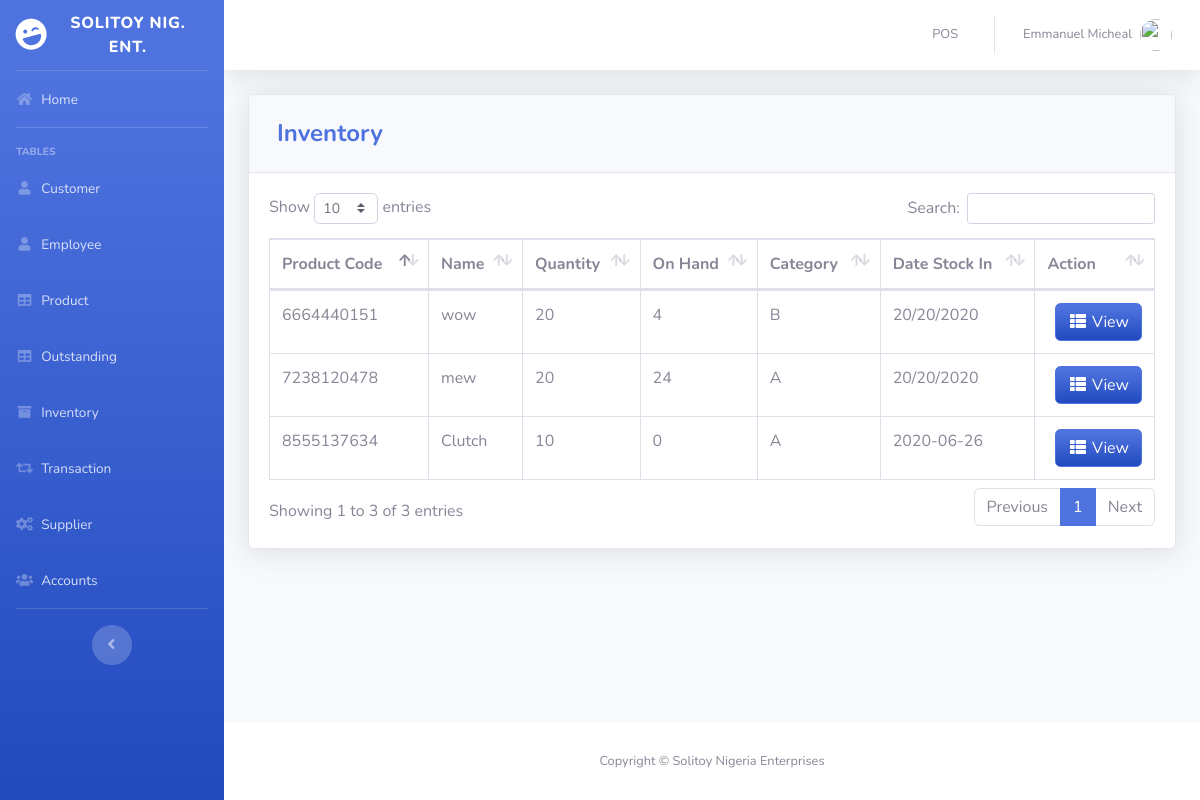
Page /pages/inventory.php (signed in) on the committed database.
### tables this page shows
CREATE TABLE `product` (
  `PRODUCT_ID` int(11) NOT NULL,
  `img` varchar(500) NOT NULL,
  `PRODUCT_CODE` varchar(20) NOT NULL,
  `NAME` varchar(50) DEFAULT NULL,
  `DESCRIPTION` varchar(250) NOT NULL,
  `QTY_STOCK` int(50) DEFAULT NULL,
  `ON_HAND` int(250) NOT NULL,
  `PRICE` int(50) DEFAULT NULL,
  `CATEGORY_ID` int(11) DEFAULT NULL,
  `SUPPLIER_ID` int(11) DEFAULT NULL,
  `DATE_STOCK_IN` varchar(50) NOT NULL
);

CREATE TABLE `category` (
  `CATEGORY_ID` int(11) NOT NULL,
  `CNAME` varchar(50) DEFAULT NULL
);

### pages/inventory.php (the view, shortened to what this page needs)
<?php
include'../includes/connection.php';
include'../includes/sidebar.php';
?>
            <div class="card shadow mb-4">
            <div class="card-header py-3">
              <h4 class="m-2 font-weight-bold text-primary">Inventory</h4>
            </div>
            <div class="card-body">
              <div class="table-responsive">
                <table class="table table-bordered" id="dataTable" width="100%" cellspacing="0">
               <thead>
                   <tr>
                     <th>Product Code</th>
                     <th>Name</th>
                     <th>Quantity</th>
                     <th>On Hand</th>
                     <th>Category</th>
                     <th>Date Stock In</th>
                     <th>Action</th>
                   </tr>
               </thead>
          <tbody>
<?php
    $query = 'SELECT PRODUCT_ID, PRODUCT_CODE, NAME,QTY_STOCK,ON_HAND, CNAME, DATE_STOCK_IN FROM product p join category c on p.CATEGORY_ID=c.CATEGORY_ID GROUP BY PRODUCT_CODE';
        $result = mysqli_query($db, $query) or die (mysqli_error($db));
            while ($row = mysqli_fetch_assoc($result)) {
                echo '<tr>';
                echo '<td>'. $row['PRODUCT_CODE'].'</td>';
                echo '<td>'. $row['NAME'].'</td>';
                echo '<td>'. $row['QTY_STOCK'].'</td>';
                echo '<td>'. $row['ON_HAND'].'</td>';
                echo '<td>'. $row['CNAME'].'</td>';
                echo '<td>'. $row['DATE_STOCK_IN'].'</td>';
                      echo '<td align="right">
                              <a type="button" class="btn btn-primary bg-gradient-primary" href="inv_searchfrm.php?action=edit & id='.$row['PRODUCT_CODE'] . '"><i class="fas fa-fw fa-th-list"></i> View</a>
                          </div> </td>';
                        }
?>
                        </div>
                    </div>
                  </div>
<?php
include'../includes/footer.php';
?>

### rows in the picture
product: PRODUCT_CODE "6664440151", NAME "wow", QTY_STOCK "20", ON_HAND "4", CATEGORY_ID.CNAME "B", DATE_STOCK_IN "20/20/2020"
product: PRODUCT_CODE "7238120478", NAME "mew", QTY_STOCK "20", ON_HAND "24", CATEGORY_ID.CNAME "A", DATE_STOCK_IN "20/20/2020"
product: PRODUCT_CODE "8555137634", NAME "Clutch", QTY_STOCK "10", ON_HAND "0", CATEGORY_ID.CNAME "A", DATE_STOCK_IN "2020-06-26"

### other values in the picture
$_SESSION['FIRST_NAME'] "Emmanuel"
$_SESSION['LAST_NAME'] "Micheal"
